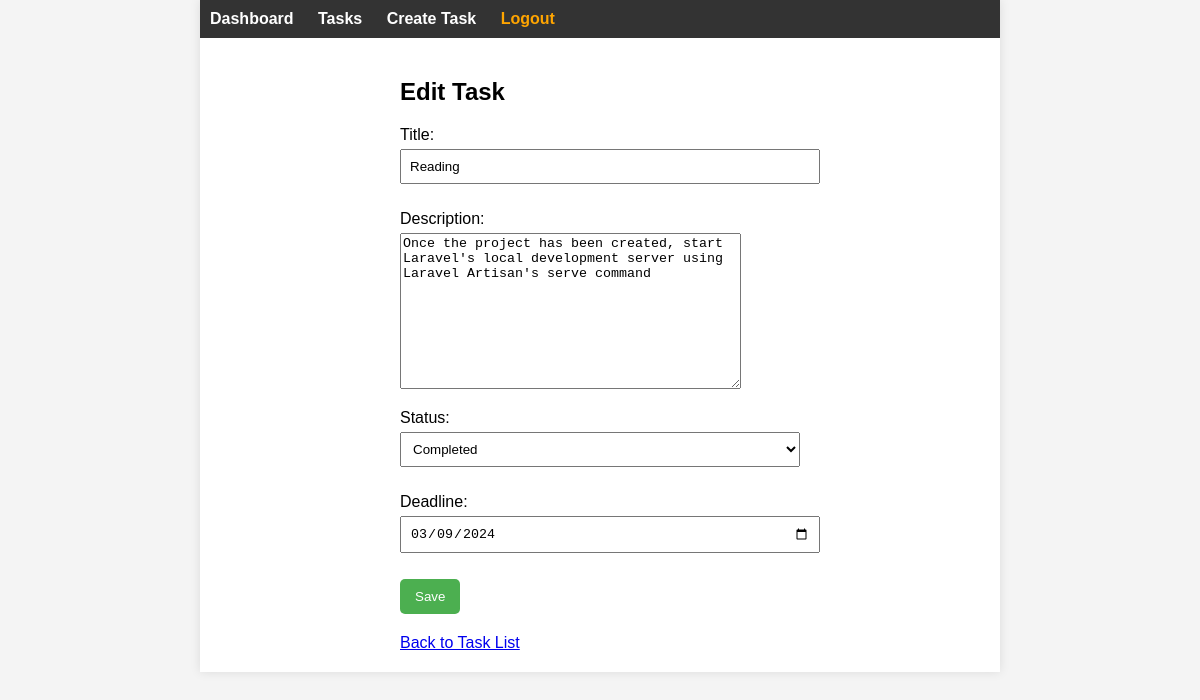
Page /tasks/edit/6/ (signed in) on the committed database.
### tasks/models.py (models this page shows, shortened)
class Task(models.Model):
    user = models.ForeignKey(User, on_delete=models.CASCADE)
    title = models.CharField(max_length=255)
    description = models.TextField()
    status = models.CharField(max_length=20, choices=[('todo', 'To-Do'), ('in_progress', 'In Progress'), ('completed', 'Completed')])
    deadline = models.DateField()

### tasks/views.py (the view)
# urls.py: path('tasks/edit/<int:pk>/', edit_task, name='edit_task'),  # Add this path
@login_required
def edit_task(request, pk):
    task = get_object_or_404(Task, pk=pk, user=request.user)
    if request.method == 'POST':
        form = TaskForm(request.POST, instance=task)
        if form.is_valid():
            form.save()
            return redirect('task_list')
    else:
        form = TaskForm(instance=task)
    return render(request, 'task_form.html', {'form': form, 'action': 'Edit'})

### tasks/forms.py
class TaskForm(forms.ModelForm):
    class Meta:
        model = Task
        fields = ['title', 'description', 'status', 'deadline']
        widgets = {
            'deadline': forms.DateInput(attrs={'type': 'date'}),
        }

### tasks/templates/task_form.html (shortened to what this page needs)
{% extends './base.html' %}
{% block content %}
<div class="form">
  <h2>{{ action }} Task</h2>
  <form method="post">
    {{ form.as_p }}
    <button type="submit">Save</button>
  </form>
  <a href="{% url 'task_list' %}">Back to Task List</a>
</div>
{% endblock %}

### tasks/static/style.css (style rules this page uses)
body { font-family: Arial, sans-serif; margin: 20px; }
.form { max-width: 400px; margin: auto; }
form { padding-bottom: 20px; }
label { display: block; margin-bottom: 5px; }
input, select { width: 100%; padding: 8px; margin-bottom: 10px; }
button { background-color: #4CAF50; color: white; padding: 10px 15px; border: none; border-radius: 5px; cursor: pointer; }
body { font-family: 'Arial', sans-serif; margin: 0; padding: 0; background-color: #f4f4f4; }

### rows in the picture
Task: title "Reading", description "Once the project has been created, start Laravel's local development server using Laravel Artisan's serve command", status "Completed", deadline "03/09/2024"

### other values in the picture
{{ action }} "Edit"
